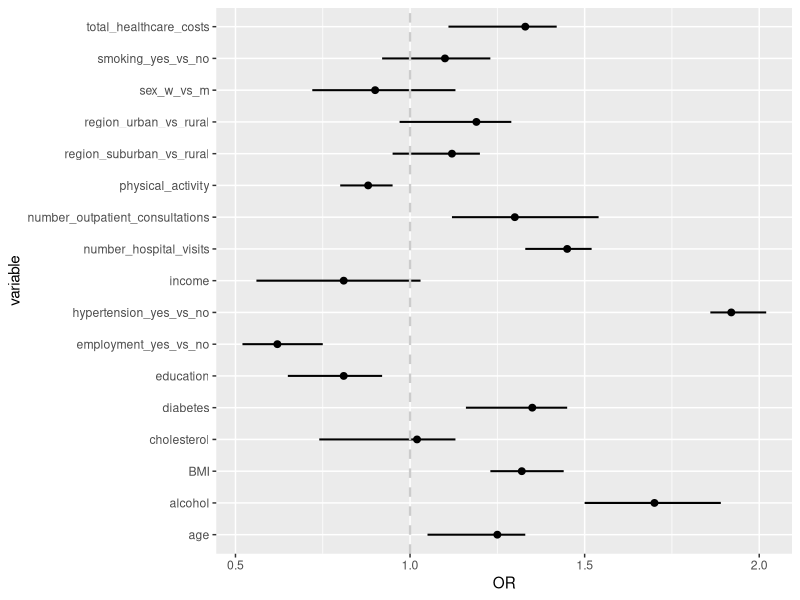
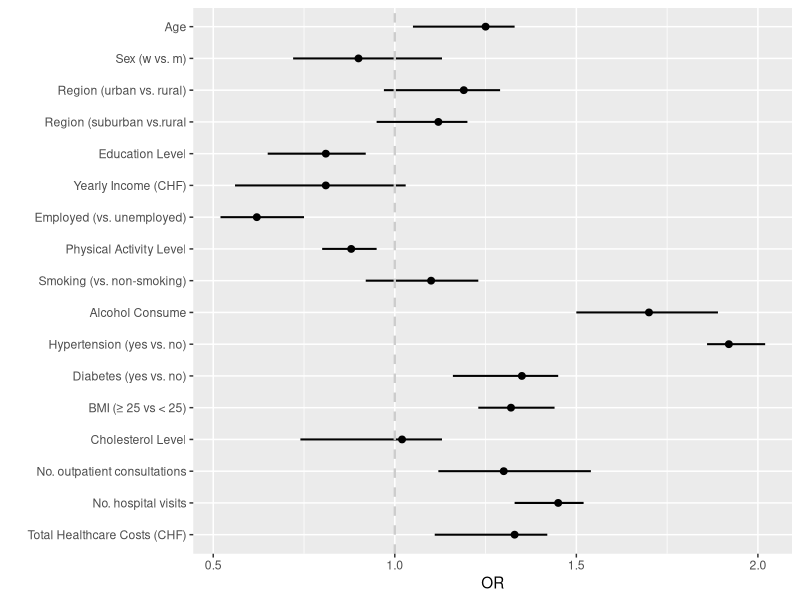
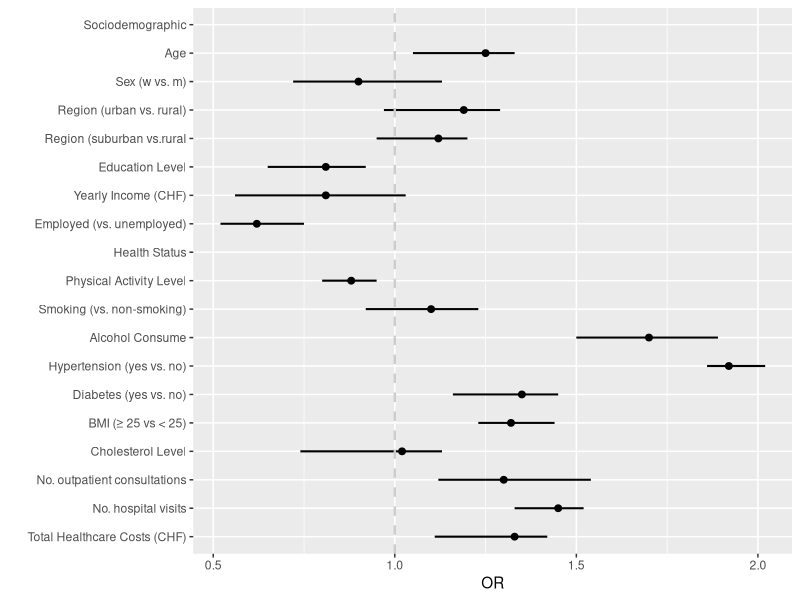
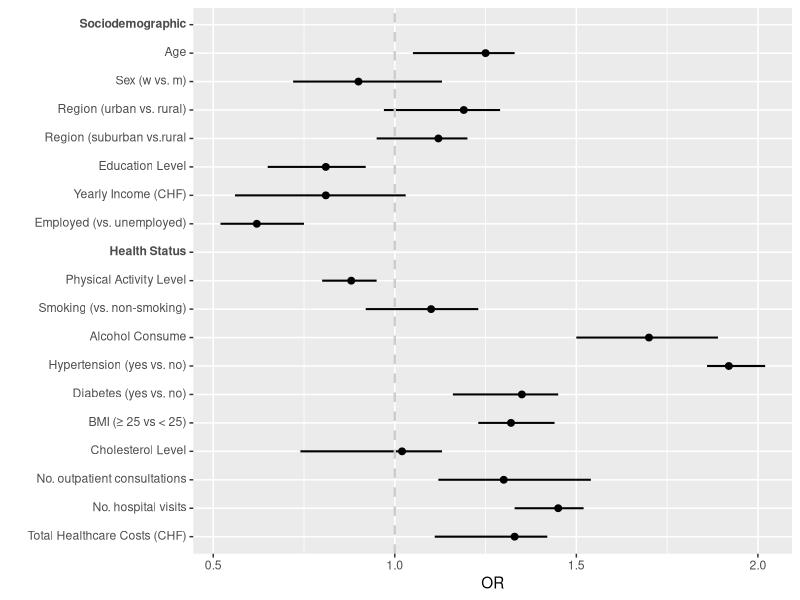
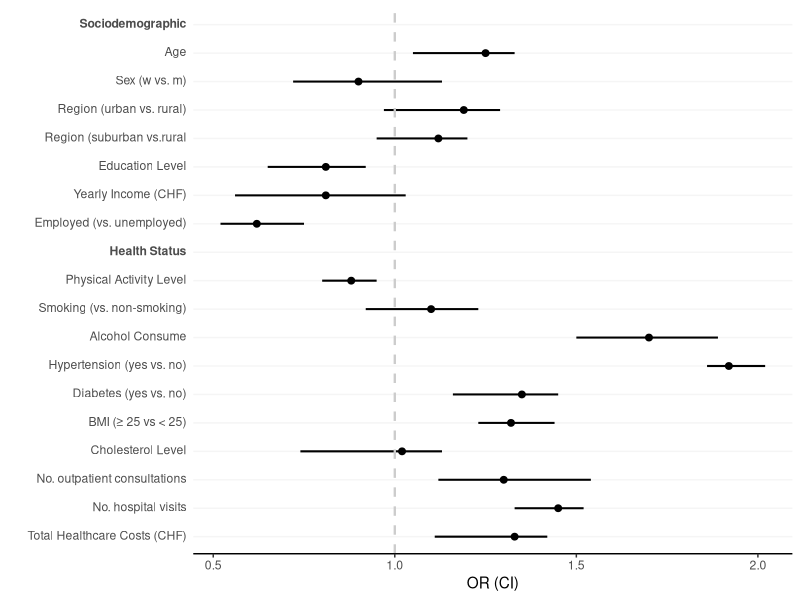
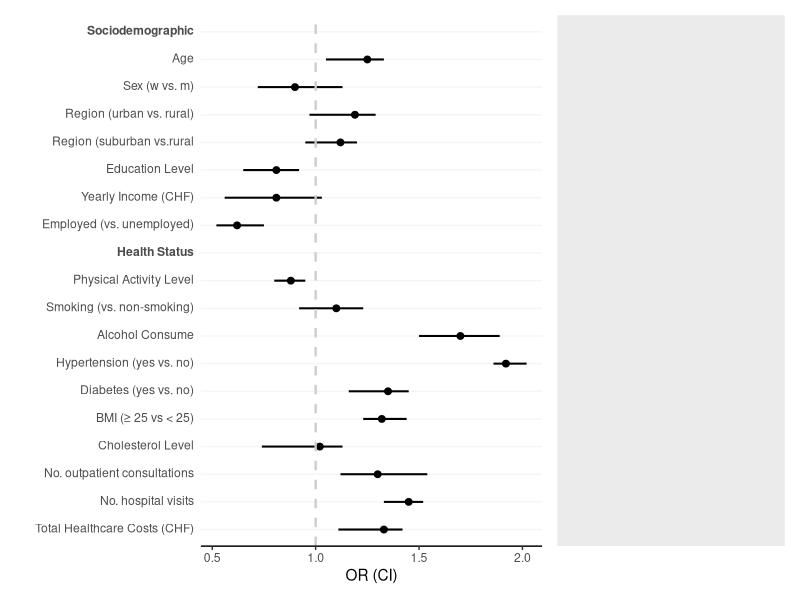
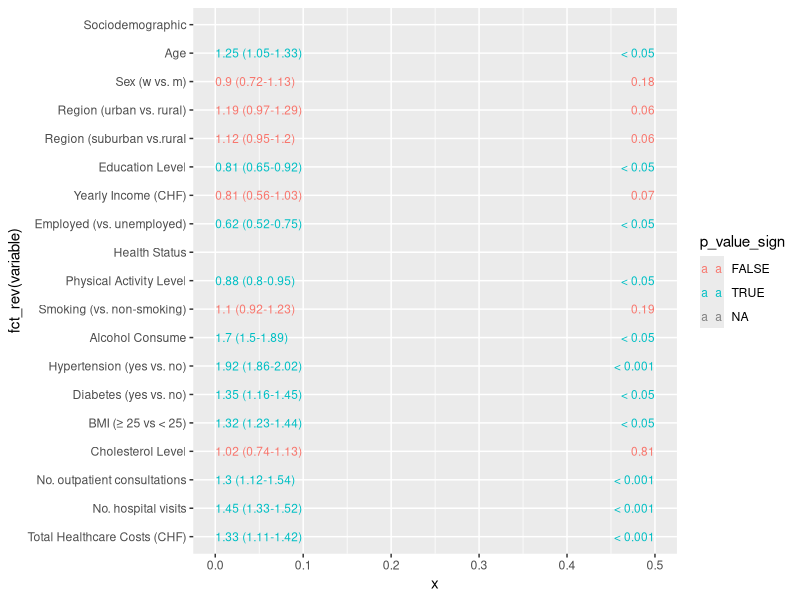
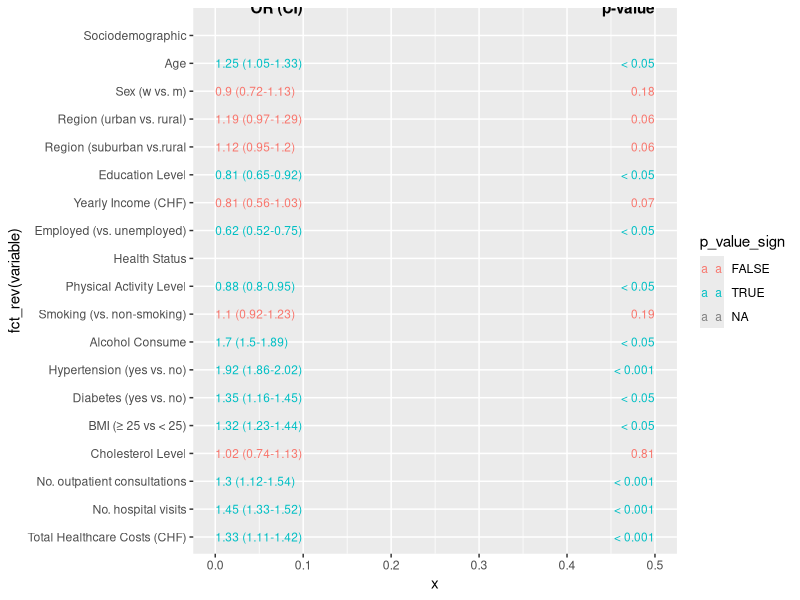

Write R code to recreate these figures, in order.
## ---- chunk 1
library(tidyverse)
library(ggtext)
library(patchwork)
## ---- chunk 2

# hypothetical data set including sociodemographic and health variables
data <- data.frame(
  type = c(
    rep("Sociodemographic", 7),
    rep("Health Status", 10)),
  variable = c(
   "age", 
    "sex_w_vs_m", 
    "region_urban_vs_rural", 
    "region_suburban_vs_rural", 
    "education", 
    "income", 
    "employment_yes_vs_no",
    "smoking_yes_vs_no", 
    "alcohol", 
    "hypertension_yes_vs_no", 
    "diabetes", 
    "BMI", 
    "physical_activity", 
    "cholesterol",
    "total_healthcare_costs", 
    "number_hospital_visits", 
    "number_outpatient_consultations"
  ),
  OR = c(
    1.25, 0.9, 1.19, 1.12, 0.81, 0.81, 0.62, 1.1,
    1.70, 1.92, 1.35, 1.32, 0.88, 1.02, 1.33,
    1.45, 1.30
  ),
  CI_lower = c(
    1.05, 0.72, 0.97, 0.95, 0.65, 0.56, 0.52, 0.92,
    1.50, 1.86, 1.16, 1.23, 0.80, 0.74, 1.11,
    1.33, 1.12
  ),
  CI_upper = c(
    1.33, 1.13, 1.29, 1.20, 0.92, 1.03, 0.75, 1.23,
    1.89, 2.02, 1.45, 1.44, 0.95, 1.13, 1.42,
    1.52, 1.54
  ),
  p_value = c(
    0.011, 0.18, 0.062, 0.062, 0.009, 0.073, 0.002, 0.19,
    0.001, 0.0001, 0.004, 0.013, 0.021, 0.81, 0.0003,
    0.00001, 0.0007
  )) |> 
  mutate(
  # make variables ready for plotting
  OR_CI = paste0(round(OR, 2), ' (', round(CI_lower, 2), '-', round(CI_upper, 2),')'),
  p_value_sign = ifelse(p_value < 0.05, TRUE, FALSE),
  p_value_cat = case_when(p_value < 0.001 ~ '< 0.001',
                          p_value < 0.05 ~ '< 0.05',
                          TRUE ~ as.character(round(p_value, 2))
                          )
  )


#head(data)
## ---- chunk 3
ggplot(data, aes(y = variable, x = OR)) +
  geom_point(size=2, show.legend = F) +
  geom_errorbarh(aes(xmin=`CI_lower`, xmax=`CI_upper`), height = 0.0, size = 0.70) +
  geom_vline(aes(xintercept = 1), color = 'grey80', lty = 2, size = 0.8) 
## ---- chunk 4
data <- data |> 
  mutate(variable = factor(variable, 
                           levels = c("age", "sex_w_vs_m",
                                      "region_urban_vs_rural", 
                                      "region_suburban_vs_rural", 
                                      "education", 
                                      "income", 
                                      "employment_yes_vs_no",
                                      "physical_activity", 
                                      "smoking_yes_vs_no", 
                                      "alcohol", 
                                      "hypertension_yes_vs_no", 
                                      "diabetes", 
                                      "BMI", 
                                      "cholesterol",
                                      "number_outpatient_consultations",
                                      "number_hospital_visits", 
                                      "total_healthcare_costs"),
                           labels = c("Age", "Sex (w vs. m)",
                                      "Region (urban vs. rural)",
                                      "Region (suburban vs.rural",
                                      "Education Level",
                                      "Yearly Income (CHF)",
                                      "Employed (vs. unemployed)",
                                      "Physical Activity Level",
                                      "Smoking (vs. non-smoking)",
                                      "Alcohol Consume",
                                      "Hypertension (yes vs. no)",
                                      "Diabetes (yes vs. no)",
                                      "BMI (≥ 25 vs < 25)",
                                      "Cholesterol Level",
                                      "No. outpatient consultations",
                                      "No. hospital visits",
                                      "Total Healthcare Costs (CHF)")
  )
  )


mainPlot <- ggplot(data, aes(y = fct_rev(variable), x = OR)) +
  geom_point(size=2, show.legend = F) +
  geom_errorbarh(aes(xmin=`CI_lower`, xmax=`CI_upper`), height = 0.0, size = 0.70) +
  geom_vline(aes(xintercept = 1), color = 'grey80', lty = 2, size = 0.8) +
  ylab('')
mainPlot
## ---- chunk 5
# original levels
orig_levels <- levels(data$variable)
# add two new levels
new_levels <- R.utils::insert(orig_levels, ats = c(1, 8), values = c("Sociodemographic", "Health Status"))

# add row between and fill with subtitle
data <- data |> 
group_by(type) |> 
  group_modify(~ add_row(.x, .before = 0)) |> 
  ungroup() |> 
  mutate(variable = ifelse(is.na(variable), type, as.character(variable))) |>  
  mutate(variable = factor(variable, 
                           levels = new_levels,
                           labels = new_levels
                           )
  )

mainPlot <- 
  
  ggplot(data, aes(y = fct_rev(variable), x = OR)) +
    geom_point(size=2, show.legend = F) +
    geom_errorbarh(aes(xmin=`CI_lower`, xmax=`CI_upper`), height = 0.0, size = 0.70) +
    geom_vline(aes(xintercept = 1), color = 'grey80', lty = 2, size = 0.8) +
    ylab('')

mainPlot


# make the subitles bold
mainPlot <- 
  
  data |> 
  mutate(variable = fct_recode(variable,
                               "**Sociodemographic**" = "Sociodemographic",
                               "**Health Status**" = "Health Status")) %>%
  ggplot(., aes(y = fct_rev(variable), x = OR)) +
    geom_point(size=2, show.legend = F) +
    geom_errorbarh(aes(xmin=`CI_lower`, xmax=`CI_upper`), height = 0.0, size = 0.70) +
    geom_vline(aes(xintercept = 1), color = 'grey80', lty = 2, size = 0.8) +
    ylab('') +
    theme(axis.text.y = ggtext::element_markdown())

mainPlot
## ---- chunk 6
mainPlot <- 
  
  mainPlot + 
  scale_alpha_discrete(range = c(0.35, 0.9)) +
  labs(x = 'OR (CI)') +
  theme_classic() +
  theme(legend.position = 'none',
        axis.line.y = element_blank(),
        axis.ticks.y = element_blank(),
        axis.text.y = ggtext::element_markdown(),
        #axis.title.y = element_blank(),
        panel.grid.minor.y = element_blank(),
        panel.grid.major.y = element_line(color = '#F5F5F5'))

mainPlot
## ---- chunk 7
 # arrange plot using patchwork::
rightPlot <- ggplot()

plot <- mainPlot + rightPlot + plot_layout(widths = c(1.8,1.2))
plot
## ---- chunk 8
margin.y <- dim(data)[1]+1


# step 1 -----------------------------------------------------------------------
rightPlot <-  
  
  ggplot(data, aes(y = fct_rev(variable))) +
    geom_text(aes(x = 0, label = OR_CI, color = p_value_sign), size = 3, hjust = 0) +
    geom_text(aes(x = 0.5, label = p_value_cat, color = p_value_sign), size = 3, hjust = 1)

rightPlot
## ---- chunk 9
# step 2 -----------------------------------------------------------------------
rightPlot <-  
  
  ggplot(data, aes(y = fct_rev(variable))) +
    geom_text(aes(x = 0, label = OR_CI, color = p_value_sign), size = 3, hjust = 0) +
    geom_text(aes(x = 0.5, label = p_value_cat, color = p_value_sign), size = 3, hjust = 1) +
    # add titles on top for OR (CI) and p-value
    annotate('text', x = 0.04, y = dim(data)[1]+1, label = "OR (CI)", hjust = 0, fontface = "bold") +
    annotate('text', x = 0.5, y = dim(data)[1]+1, label = "p-value", hjust = 1, fontface = "bold") 

rightPlot
## ---- chunk 10
# step 3 -----------------------------------------------------------------------

rightPlot <-  
  
  ggplot(data, aes(y = fct_rev(variable))) +
    geom_text(aes(x = 0, label = OR_CI, color = p_value_sign), size = 3, hjust = 0) +
    geom_text(aes(x = 0.5, label = p_value_cat, color = p_value_sign), size = 3, hjust = 1) +
    # add titles on top for OR (CI) and p-value
    annotate('text', x = 0.04, y = dim(data)[1]+1, label = "OR (CI)", hjust = 0, fontface = "bold") +
    annotate('text', x = 0.5, y = dim(data)[1]+1, label = "p-value", hjust = 1, fontface = "bold") +
    # set colors for significant and insignificant p-values
    scale_color_manual(values = c("#aaaaaa", "black")) +
    coord_cartesian(ylim = c(1, margin.y) # space on top, that titles "OR (C)I" and "p-value" are not cut off
                    , xlim = c(0, 0.51)   # space on the right side of the p-value
                    )

rightPlot
## ---- chunk 11
# step 4 -----------------------------------------------------------------------

rightPlot <-  
  
  ggplot(data, aes(y = fct_rev(variable))) +
    geom_text(aes(x = 0, label = OR_CI, color = p_value_sign), size = 3, hjust = 0) +
    geom_text(aes(x = 0.5, label = p_value_cat, color = p_value_sign), size = 3, hjust = 1) +
    # add titles on top for OR (CI) and p-value
    annotate('text', x = 0.04, y = dim(data)[1]+1, label = "OR (CI)", hjust = 0, fontface = "bold") +
    annotate('text', x = 0.5, y = dim(data)[1]+1, label = "p-value", hjust = 1, fontface = "bold") +
    # set colors for significant and insignificant p-values
    scale_color_manual(values = c("#aaaaaa", "black")) +
    coord_cartesian(ylim = c(1, margin.y) # space on top, that titles "OR (C)I" and "p-value" are not cut off
                    , xlim = c(0, 0.51)   # space on the right side of the p-value
                    ) +
    # get rid of axes, grid lines, etc.
    theme_void() +
    # get rid of legend
    theme(legend.position = 'none')

rightPlot
## ---- chunk 12

# add same spaces on top as in rightPlot, so that y axes are aligned
mainPlot <- 
  mainPlot + 
  coord_cartesian(ylim = c(1, margin.y)) # space on top, that titles "OR (C)I" and "p-value" are not cut off

# arrange plot using patchwork::
plot <-  mainPlot + rightPlot + plot_layout(widths = c(1.8,1.2))
plot
